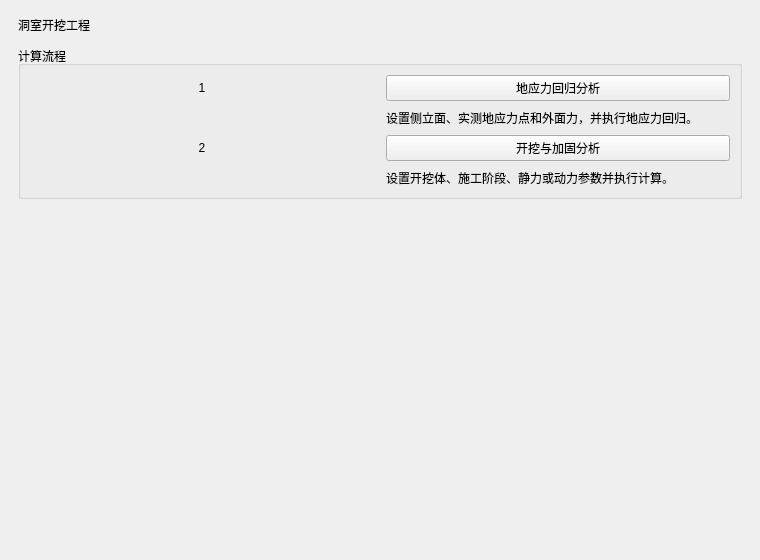
<?xml version='1.0' encoding='UTF-8'?>
<ui version="4.0">
 <class>CaveExcavationWidget</class>
 <widget class="QWidget" name="CaveExcavationWidget">
  <property name="geometry">
   <rect>
    <x>0</x>
    <y>0</y>
    <width>760</width>
    <height>560</height>
   </rect>
  </property>
  <property name="windowTitle">
   <string>洞室开挖工程</string>
  </property>
  <layout class="QVBoxLayout" name="verticalLayout">
   <property name="leftMargin">
    <number>18</number>
   </property>
   <property name="topMargin">
    <number>16</number>
   </property>
   <property name="rightMargin">
    <number>18</number>
   </property>
   <property name="bottomMargin">
    <number>16</number>
   </property>
   <property name="spacing">
    <number>12</number>
   </property>
   <item>
    <widget class="QLabel" name="pageHeaderLabel">
     <property name="text">
      <string>洞室开挖工程</string>
     </property>
    </widget>
   </item>
   <item>
    <widget class="QGroupBox" name="calculationGroup">
     <property name="title">
      <string>计算流程</string>
     </property>
     <layout class="QGridLayout" name="calculationLayout">
      <property name="horizontalSpacing">
       <number>12</number>
      </property>
      <property name="verticalSpacing">
       <number>8</number>
      </property>
      <item row="0" column="0">
       <widget class="QLabel" name="geoStressIndexLabel">
        <property name="text">
         <string>1</string>
        </property>
        <property name="alignment">
         <set>Qt::AlignCenter</set>
        </property>
       </widget>
      </item>
      <item row="0" column="1">
       <widget class="QPushButton" name="geoStressButton">
        <property name="text">
         <string>地应力回归分析</string>
        </property>
        <property name="minimumHeight">
         <number>40</number>
        </property>
       </widget>
      </item>
      <item row="1" column="1">
       <widget class="QLabel" name="geoStressDescriptionLabel">
        <property name="text">
         <string>设置侧立面、实测地应力点和外面力，并执行地应力回归。</string>
        </property>
        <property name="wordWrap">
         <bool>true</bool>
        </property>
        <property name="visible">
         <bool>false</bool>
        </property>
       </widget>
      </item>
      <item row="2" column="0">
       <widget class="QLabel" name="supportIndexLabel">
        <property name="text">
         <string>2</string>
        </property>
        <property name="alignment">
         <set>Qt::AlignCenter</set>
        </property>
       </widget>
      </item>
      <item row="2" column="1">
       <widget class="QPushButton" name="caveSupportButton">
        <property name="text">
         <string>开挖与加固分析</string>
        </property>
        <property name="minimumHeight">
         <number>40</number>
        </property>
       </widget>
      </item>
      <item row="3" column="1">
       <widget class="QLabel" name="supportDescriptionLabel">
        <property name="text">
         <string>设置开挖体、施工阶段、静力或动力参数并执行计算。</string>
        </property>
        <property name="wordWrap">
         <bool>true</bool>
        </property>
        <property name="visible">
         <bool>false</bool>
        </property>
       </widget>
      </item>
     </layout>
    </widget>
   </item>
   <item>
    <spacer name="verticalSpacer">
     <property name="orientation">
      <enum>Qt::Vertical</enum>
     </property>
     <property name="sizeHint" stdset="0">
      <size>
       <width>20</width>
       <height>40</height>
      </size>
     </property>
    </spacer>
   </item>
  </layout>
 </widget>
 <resources />
 <connections />
</ui>
